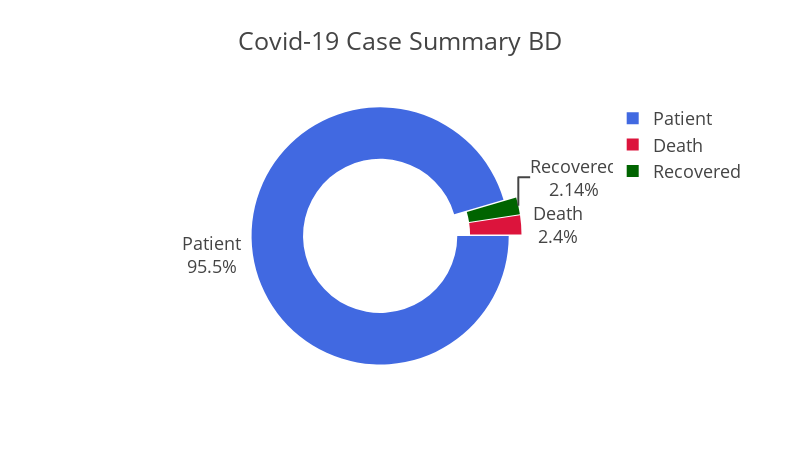

Write notebook code for a chart like this one.
### Markdown cell above
***Bangladesh Covid-19 Case Summary Representation***

### Code cell
dataFromCsv = pd.read_csv('covid-19-PerDayCaseSummaryBD.csv')
totalCaseNumber = dataFromCsv['Case'].sum()
totalDeathNumber = dataFromCsv['Death'].sum()
totalRecoveredNumber = dataFromCsv['Recovered'].sum()
totalPatientNumber = totalCaseNumber - (totalDeathNumber+totalRecoveredNumber)

slices = [totalPatientNumber,totalDeathNumber,totalRecoveredNumber]
activities = ['Patient','Death','Recovered']

dataFrame = {
    "slices" : slices,
    "activities" : activities
}
dataset = pd.DataFrame(dataFrame)
fig = px.pie(dataset,
             values="slices",
             names="activities",
             template="presentation",
             labels = {'slices' : 'No Cases', 'activities' : 'Status'},
             color_discrete_sequence=['#4169E1', '#DC143C', '#006400'],
             width=800,
             height=450,
             hole=0.6,
             title="Covid-19 Case Summary BD")
fig.update_traces(rotation=90, pull=0.05, textinfo="percent+label")
py.offline.iplot(fig)

### Figure 1 — Plotly figure (JSON) as saved in the notebook; plotly's stock layout.template omitted (floating-point values rounded to 4 significant figures)
{"data": [{"domain": {"x": [0, 1], "y": [0, 1]}, "hole": 0.6, "hovertemplate": "Status=%{label}<br>No Cases=%{value}<extra></extra>", "labels": ["Patient", "Death", "Recovered"], "legendgroup": "", "name": "", "pull": 0.05, "rotation": 90, "showlegend": true, "textinfo": "percent+label", "type": "pie", "values": [6169, 155, 138]}], "layout": {"height": 450, "legend": {"tracegroupgap": 0}, "piecolorway": ["#4169E1", "#DC143C", "#006400"], "title": {"text": "Covid-19 Case Summary BD"}, "width": 800}}
